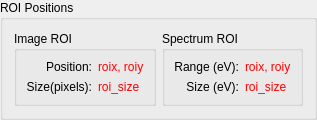
        <widget class="QGroupBox" name="groupBox_8">
         <property name="styleSheet">
          <string notr="true">font: 9pt &quot;Segoe UI&quot;;</string>
         </property>
         <property name="title">
          <string>ROI Positions</string>
         </property>
         <layout class="QGridLayout" name="gridLayout_19">
          <item row="0" column="1">
           <widget class="QGroupBox" name="groupBox_5">
            <property name="title">
             <string>Spectrum ROI</string>
            </property>
            <layout class="QGridLayout" name="gridLayout_11">
             <item row="0" column="0">
              <widget class="QLabel" name="label_8">
               <property name="text">
                <string>Range (eV):</string>
               </property>
               <property name="alignment">
                <set>Qt::AlignRight|Qt::AlignTrailing|Qt::AlignVCenter</set>
               </property>
              </widget>
             </item>
             <item row="1" column="1">
              <widget class="QLabel" name="le_spec_roi_size">
               <property name="styleSheet">
                <string notr="true">color: rgb(255, 0,0);</string>
               </property>
               <property name="text">
                <string>roi_size</string>
               </property>
              </widget>
             </item>
             <item row="0" column="1">
              <widget class="QLabel" name="le_spec_roi">
               <property name="styleSheet">
                <string notr="true">color: rgb(255, 0,0);</string>
               </property>
               <property name="text">
                <string>roix, roiy</string>
               </property>
              </widget>
             </item>
             <item row="1" column="0">
              <widget class="QLabel" name="label_29">
               <property name="styleSheet">
                <string notr="true"/>
               </property>
               <property name="text">
                <string>Size (eV):</string>
               </property>
               <property name="alignment">
                <set>Qt::AlignRight|Qt::AlignTrailing|Qt::AlignVCenter</set>
               </property>
              </widget>
             </item>
            </layout>
           </widget>
          </item>
          <item row="0" column="0">
           <widget class="QGroupBox" name="groupBox_4">
            <property name="title">
             <string>Image ROI</string>
            </property>
            <layout class="QGridLayout" name="gridLayout_12">
             <item row="0" column="0">
              <widget class="QLabel" name="label_4">
               <property name="text">
                <string>Position:</string>
               </property>
               <property name="alignment">
                <set>Qt::AlignRight|Qt::AlignTrailing|Qt::AlignVCenter</set>
               </property>
              </widget>
             </item>
             <item row="0" column="1">
              <widget class="QLabel" name="le_roi">
               <property name="styleSheet">
                <string notr="true">color: rgb(255, 0,0);</string>
               </property>
               <property name="text">
                <string>roix, roiy</string>
               </property>
              </widget>
             </item>
             <item row="1" column="0">
              <widget class="QLabel" name="label_28">
               <property name="styleSheet">
                <string notr="true"/>
               </property>
               <property name="text">
                <string>Size(pixels):</string>
               </property>
               <property name="alignment">
                <set>Qt::AlignRight|Qt::AlignTrailing|Qt::AlignVCenter</set>
               </property>
              </widget>
             </item>
             <item row="1" column="1">
              <widget class="QLabel" name="le_roi_size">
               <property name="styleSheet">
                <string notr="true">color: rgb(255, 0, 0);</string>
               </property>
               <property name="text">
                <string>roi_size</string>
               </property>
              </widget>
             </item>
            </layout>
           </widget>
          </item>
         </layout>
        </widget>
